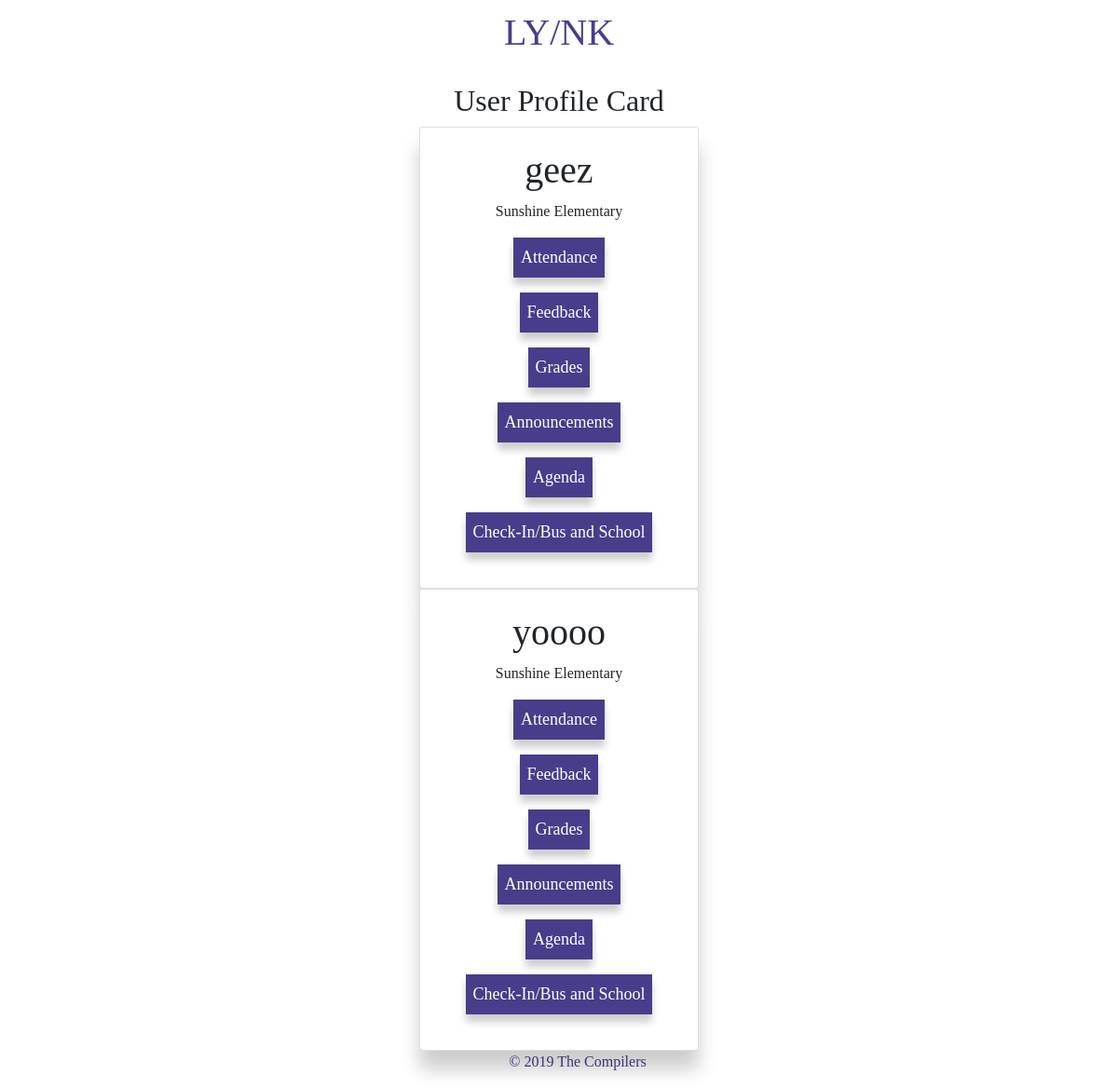
Before: / with the older database file.
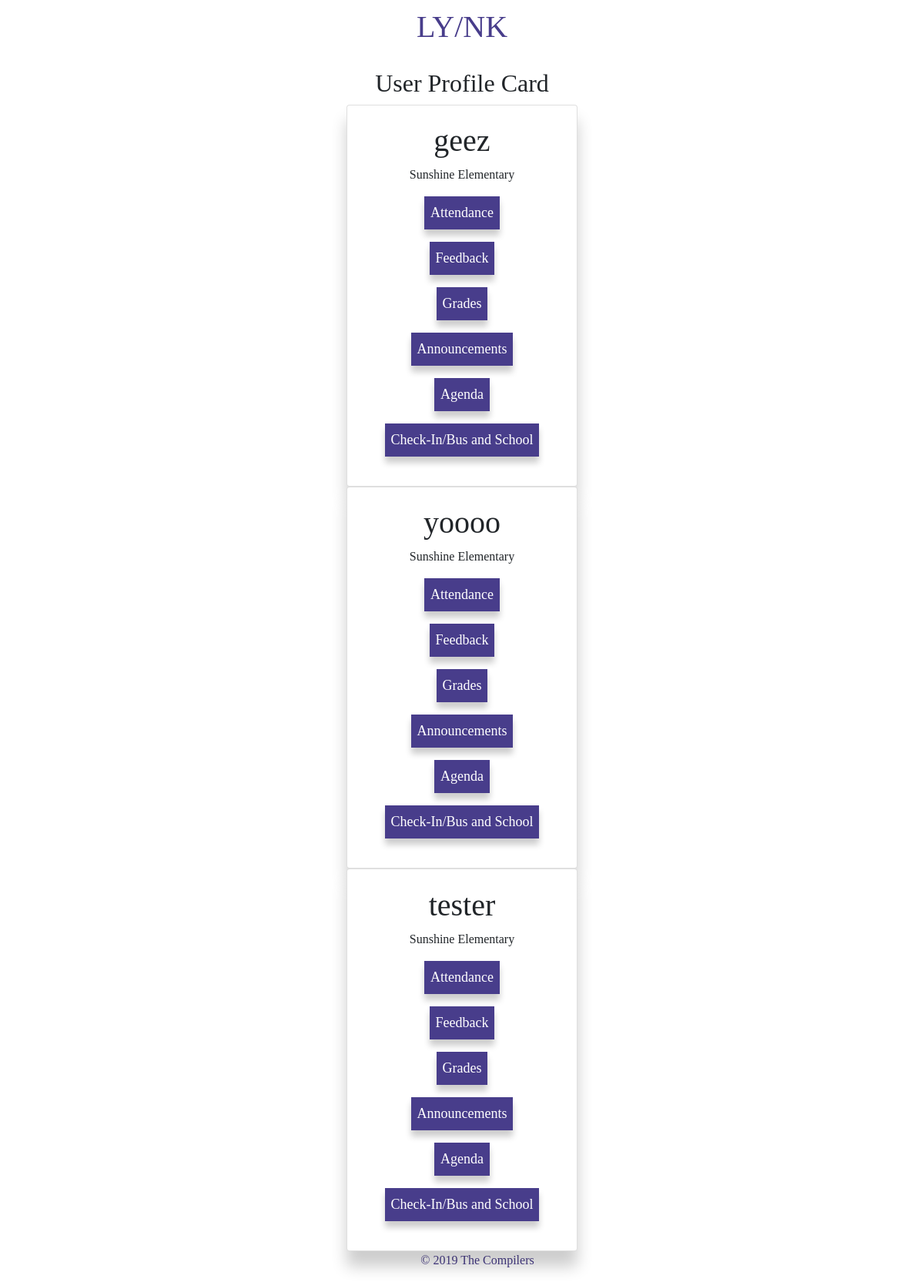
After: the same page with the newer database file.
### compillerwebsite/models.py (models this page shows, shortened)
class Student(models.Model):
    name = models.CharField(max_length=100)
    grade = models.CharField(max_length=1000)
    phone = models.CharField(max_length=100, blank=True)
    address = models.CharField(max_length=1000, blank=True)
    bio = models.TextField()

### compillerwebsite/views.py (the view)
# urls.py: 2. Add a URL to urlpatterns:  path('', views.home, name='home')
def home(request):
    context = {
        'all_students': Student.objects.all()
    }
    return render(request, 'parentHome.html', context)

### templates/parentHome.html
{% extends "base.html" %}
{% block content %}
    <h2>User Profile Card</h2>
    {% for student in all_students %}
        <div class="card">
            <h1>{{ student.name }}</h1>
            <p>Sunshine Elementary</p>
            <p><a href="/parentAttendance"><button>Attendance</button></a></p>
            <p><a href="/parentFeedback"><button>Feedback</button></a></p>
            <p><a href="/parentGrades"><button>Grades</button></a></p>
            <p><button>Announcements</button></p>
            <p><button>Agenda</button></p>
            <p><button>Check-In/Bus and School</button></p>
        </div>
  {% endfor %}
{% endblock content %}

Changed rows visible on the page:
added Student: name "tester"
